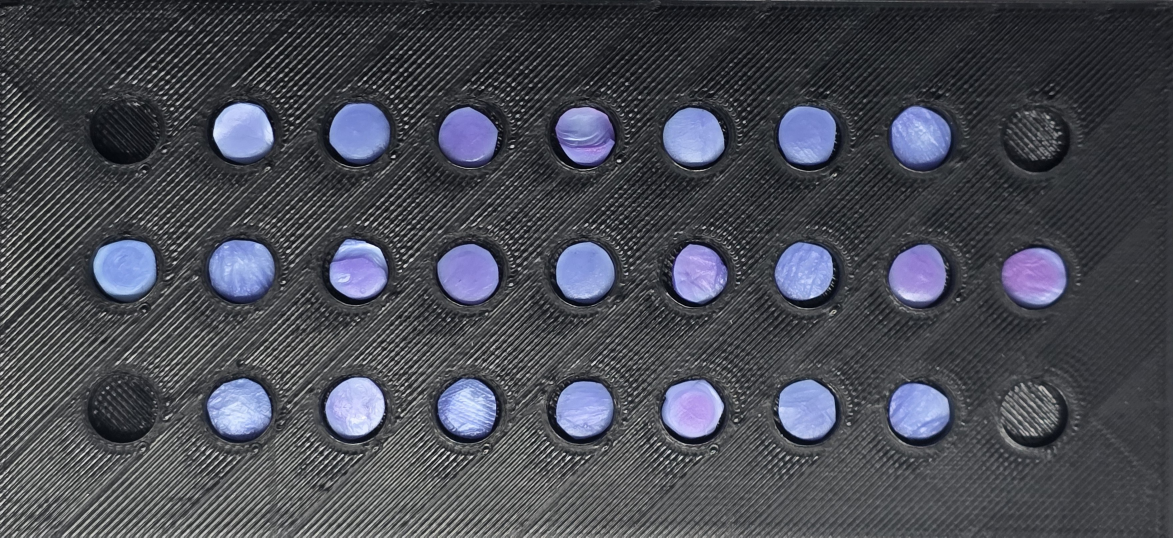
#> input picture samples/0th_min.jpeg, 3519 x 1612 px, found by its file name (shown at 1/3 size); its folder holds 4 pictures in this run
$ python temporal_analysis.py
#> lines starting #> are read from the running program, lines starting #| are printed output that depends on the picture; after the words box and inside, x2 and y2 are one past the last pixel; in counts of white or black regions, pixels touching at a corner belong together
import cv2
import numpy as np
import pandas as pd
import matplotlib.pyplot as plt
from scipy.signal import find_peaks
import os

def analyze_temporal_images(image_prefix="th_min.jpeg", timepoints=[0, 5, 10, 15, 20, 25]):
#> called with image_prefix = 'th_min.jpeg'
    all_data = []

    for t in timepoints:
        image_path = f"/home/ash/Desktop/acads/pcia/samples/{t}{image_prefix}"
        if not os.path.exists(image_path):
            print(f"Warning: Could not find image {image_path}. Skipping.")
            continue

        print(f"Processing timepoint: {t} mins")
        image = cv2.imread(image_path)
#> image is the input picture: shape (1612, 3519, 3); mean B, G, R 83.8, 74.7, 72.6

        image_rgb = cv2.cvtColor(image, cv2.COLOR_BGR2RGB)
        image_lab = cv2.cvtColor(image, cv2.COLOR_BGR2LAB)
#> image_lab: shape (1612, 3519, 3); mean of channels 0, 1, 2 79.1, 129.4, 122.7
        image_hsv = cv2.cvtColor(image, cv2.COLOR_BGR2HSV)
#> image_hsv: shape (1612, 3519, 3); mean H, S, V 107.3, 31.6, 83.9

        gray = cv2.cvtColor(image, cv2.COLOR_BGR2GRAY)
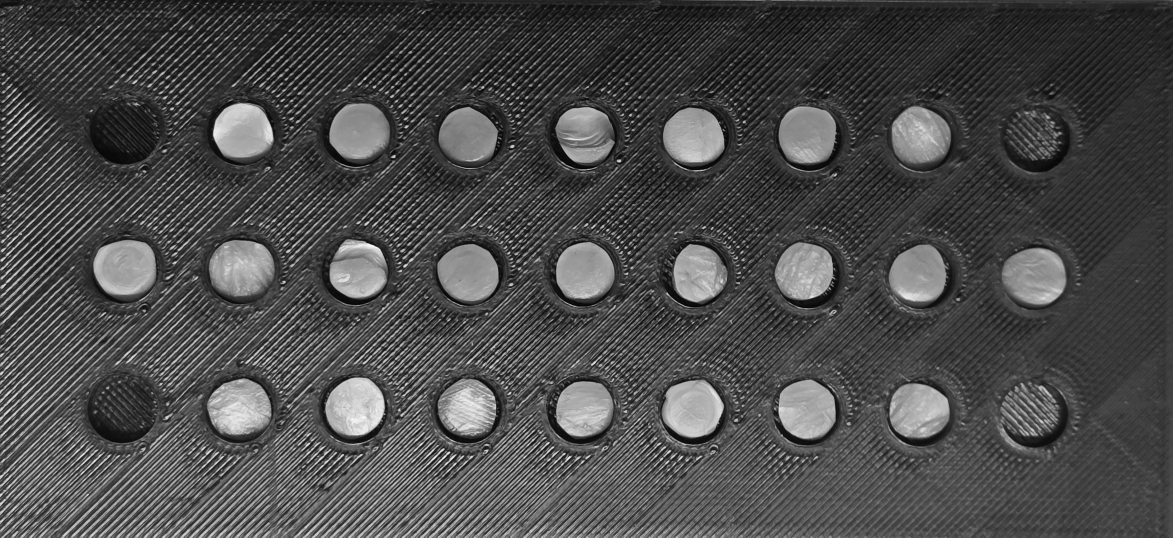
#> gray: shape (1612, 3519) (shown at 1/3 size); min 0, max 253, mean 75
        _, thresh = cv2.threshold(gray, 0, 255, cv2.THRESH_BINARY + cv2.THRESH_OTSU)
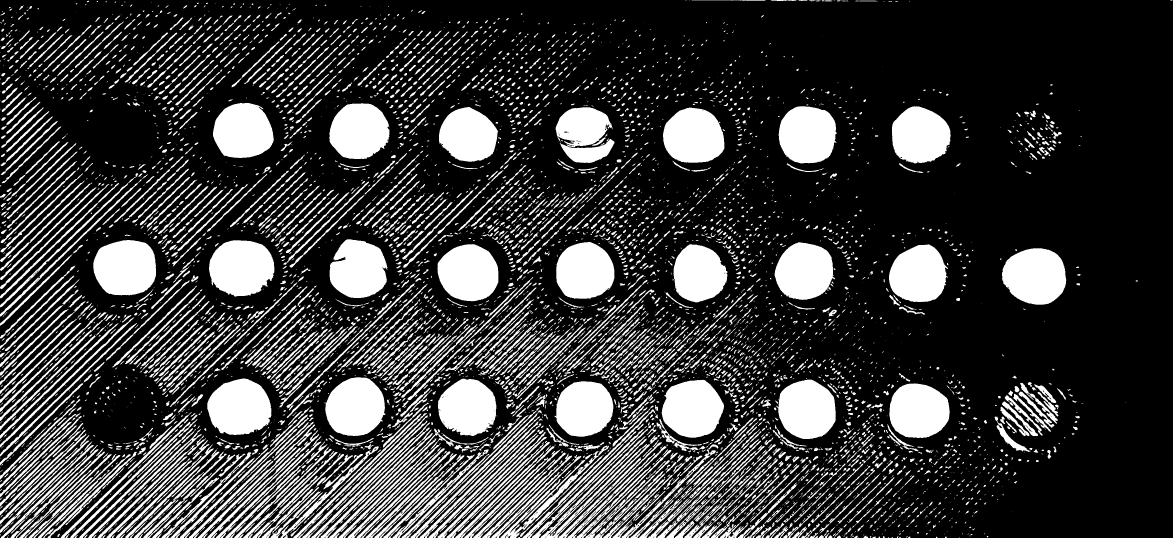
#> thresh: shape (1612, 3519) (shown at 1/3 size); 23.3% white; 6816 white regions (3140 under 20 px), largest, box (x1, y1, x2, y2) and area: (627, 721, 823, 890) 26008, (280, 720, 468, 886) 25725, (3006, 745, 3199, 914) 25589
        kernel = np.ones((5,5),np.uint8)
        thresh = cv2.morphologyEx(thresh, cv2.MORPH_OPEN, kernel)
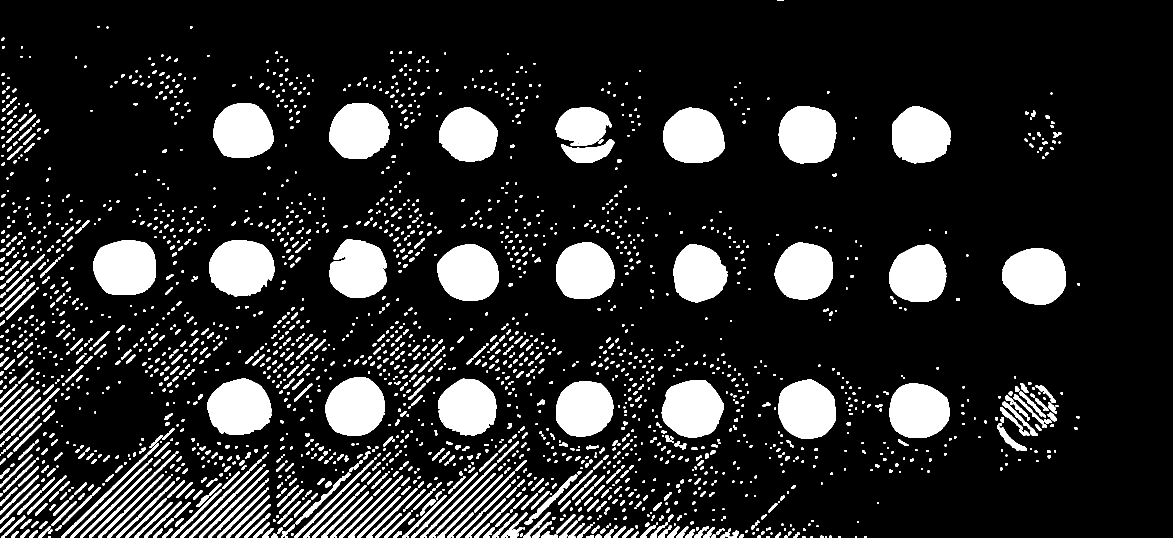
#> thresh: shape (1612, 3519) (shown at 1/3 size); 14.5% white; 2224 white regions (10 under 20 px), largest, box (x1, y1, x2, y2) and area: (627, 721, 823, 889) 25928, (280, 720, 468, 885) 25706, (3006, 745, 3198, 914) 25571

        row_sums = np.sum(thresh, axis=1)
#> row_sums = 1612 values, max 425850 at index 831, min 0 at index 3, mean 129923.8
        col_sums = np.sum(thresh, axis=0)
#> col_sums = 3519 values, max 163455 at index 1073, min 0 at index 2510, mean 59516.1

        row_sums = np.convolve(row_sums, np.ones(20)/20, mode='same')
#> row_sums = 1612 values, max 421617 at index 824, min 0 at index 13, mean 129399.8
        col_sums = np.convolve(col_sums, np.ones(20)/20, mode='same')
#> col_sums = 3519 values, max 157105.5 at index 1077, min 0 at index 2970, mean 59469.2

        y_peaks, y_props = find_peaks(row_sums, distance=50, prominence=row_sums.max()*0.2)
#> y_peaks = [399, 824, 1219, 1602]; y_props = {'prominences': [315639, 405845.2, 312247.5, 106220.2], 'left_bases': [103, 103, 955, 1321], 'right_bases': [538, 955, 1321, 1611]}
        x_peaks, x_props = find_peaks(col_sums, distance=50, prominence=col_sums.max()*0.2)
#> x_peaks = [32, 398, 738, 1077, 1411, 1766, 2094, 2413, 2756, 3072]; x_props = {'prominences': [40940.2, 46193.2, 129540, 134028, 127270.5, 127869.8, 129986.2, 129795, 126773.2, 62666.2], 'left_bases': [0, 272, 272, 272, 1284, 1658, 1942, 2254, 2615, 2975], 'right_bases': [271, 595, 956, 2970, 2970, 2970, 2970, 2970, 2970, 3208]}

        # Heuristic to find the best 3 rows and 9 columns
        if len(y_peaks) >= 3 and len(x_peaks) >= 9:
            if len(y_peaks) > 3:
                idx = np.argsort(y_props['prominences'])[-3:]
#> idx = [2, 0, 1]
                y_peaks = np.sort(y_peaks[idx])
#> y_peaks = [399, 824, 1219]
            if len(x_peaks) > 9:
                idx = np.argsort(x_props['prominences'])[-9:]
#> idx = [1, 9, 8, 4, 5, 2, 7, 6, 3]
                x_peaks = np.sort(x_peaks[idx])
#> x_peaks = [398, 738, 1077, 1411, 1766, 2094, 2413, 2756, 3072]

            radius = 32

            for r_idx, y in enumerate(y_peaks):
                for c_idx, x in enumerate(x_peaks):
                    if 0 < c_idx < 8:
                        mask = np.zeros(gray.shape, dtype=np.uint8)
                        cv2.circle(mask, (x, y), radius, 255, -1)

                        rgb_pixels = image_rgb[mask == 255]
                        lab_pixels = image_lab[mask == 255]
                        hsv_pixels = image_hsv[mask == 255]

                        if len(rgb_pixels) > 0:
                            all_data.append({
                                'Time': t,
                                'Row': r_idx,
                                'Column': c_idx,
                                'R_median': np.median(rgb_pixels[:, 0]),
                                'G_median': np.median(rgb_pixels[:, 1]),
                                'B_median': np.median(rgb_pixels[:, 2]),
                                'L_median': np.median(lab_pixels[:, 0]),
                                'A_median': np.median(lab_pixels[:, 1]),
                                'B_lab_median': np.median(lab_pixels[:, 2]),
                                'H_median': np.median(hsv_pixels[:, 0]),
                                'S_median': np.median(hsv_pixels[:, 1]),
                                'V_median': np.median(hsv_pixels[:, 2])
                            })
#> this loop made 3 passes
#> y on passes 1 to 3: 399, 824, 1219
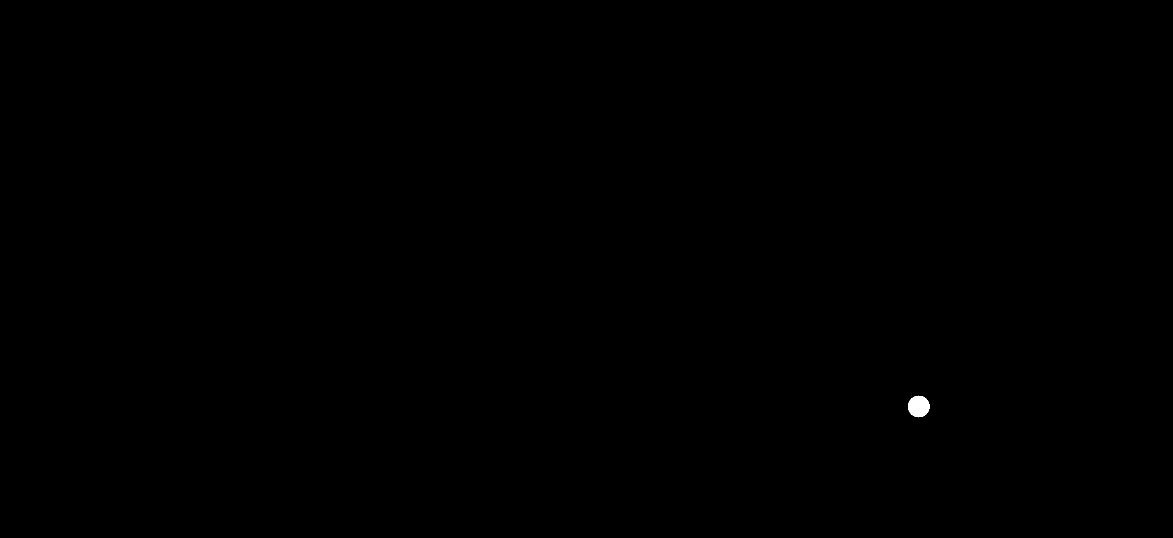
#> mask: shape (1612, 3519) (shown at 1/3 size); 0.06% white; 1 white region, box (x1, y1, x2, y2) and area: (2724, 1187, 2789, 1252) 3209
#> after the loop, all_data = 21 items
#> pass 3 of the loop in analyze_temporal_images, `for t in timepoints:`:
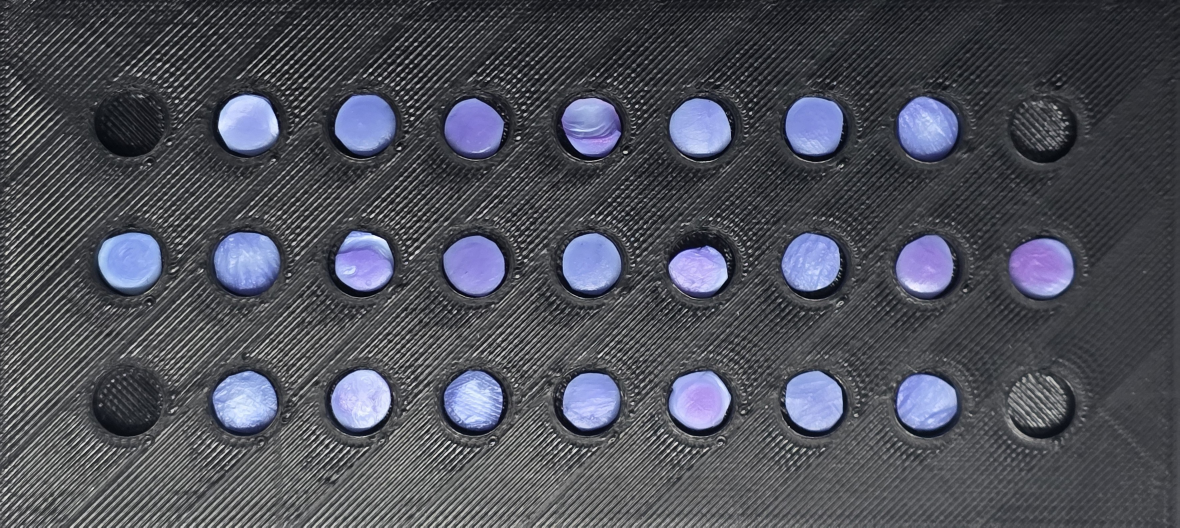
#> input picture samples/10th_min.jpeg, 3538 x 1582 px, found by its file name (shown at 1/3 size)
#> in analyze_temporal_images, image is the input picture: shape (1582, 3538, 3); mean B, G, R 89.4, 79.8, 77.8
#> image_rgb: shape (1582, 3538, 3)
#> image_lab: shape (1582, 3538, 3); mean of channels 0, 1, 2 84.7, 129.6, 122.5
#> image_hsv: shape (1582, 3538, 3); mean H, S, V 106.7, 30.2, 89.5
#> gray: shape (1582, 3538)
#> in analyze_temporal_images, `_, thresh = cv2.threshold(gray, 0, 255, cv2.THRESH_BINARY + cv2.THRESH..`:
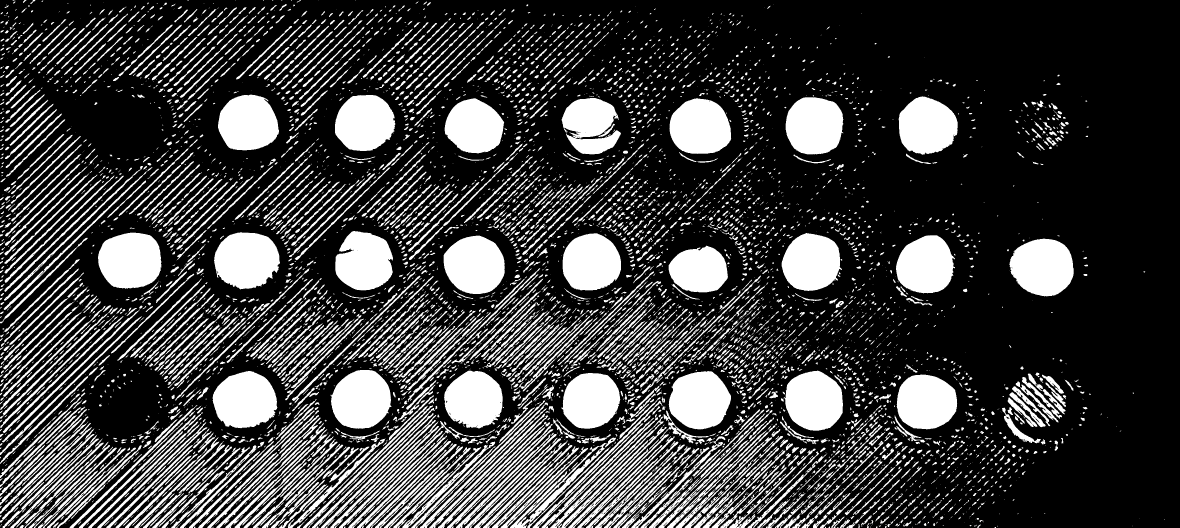
#> thresh: shape (1582, 3538) (shown at 1/3 size); 24.8% white; 6871 white regions (3164 under 20 px), largest, box (x1, y1, x2, y2) and area: (642, 697, 840, 868) 26070, (294, 698, 484, 866) 25977, (3028, 716, 3221, 889) 25828
#> kernel = [[1, 1, 1, 1, 1], [1, 1, 1, 1, 1], [1, 1, 1, 1, 1], [1, 1, 1, 1, 1], [1, 1, 1, 1, 1]]
#> in analyze_temporal_images, `row_sums = np.sum(thresh, axis=1)`: row_sums = 1582 values, max 433500 at index 789, min 0 at index 4, mean 137858.3
#> in analyze_temporal_images, `col_sums = np.sum(thresh, axis=0)`: col_sums = 3538 values, max 166515 at index 1090, min 0 at index 2531, mean 61642.7
#> in analyze_temporal_images, `row_sums = np.convolve(row_sums, np.ones(20)/20, mode='same')`: row_sums = 1582 values, max 426908.2 at index 784, min 0 at index 14, mean 137380.1
#> in analyze_temporal_images, `col_sums = np.convolve(col_sums, np.ones(20)/20, mode='same')`: col_sums = 3538 values, max 160089 at index 1094, min 0 at index 2993, mean 61635.5
#> in analyze_temporal_images, `y_peaks, y_props = find_peaks(row_sums, distance=50, prominence=row_su..`: y_peaks = [373, 784, 1192, 1571]; y_props = {'prominences': [317220, 407209.5, 313140, 116853.8], 'left_bases': [46, 46, 932, 1297], 'right_bases': [517, 932, 1297, 1581]}
#> in analyze_temporal_images, `x_peaks, x_props = find_peaks(col_sums, distance=50, prominence=col_su..`: x_peaks = [29, 416, 755, 1094, 1430, 1786, 2128, 2436, 2771, 3096]; x_props = {'prominences': [57387.8, 48284.2, 128991.8, 154950.8, 125511, 130458, 120895.5, 130496.2, 126709.5, 63992.2], 'left_bases': [0, 286, 0, 0, 1316, 1678, 1963, 2289, 2626, 2997], 'right_bases': [286, 623, 841, 2993, 2993, 2993, 2993, 2993, 2993, 3231]}
#> in analyze_temporal_images, `idx = np.argsort(y_props['prominences'])[-3:]`: idx = [2, 0, 1]
#> in analyze_temporal_images, `y_peaks = np.sort(y_peaks[idx])`: y_peaks = [373, 784, 1192]
#> in analyze_temporal_images, `idx = np.argsort(x_props['prominences'])[-9:]`: idx = [0, 9, 6, 4, 8, 2, 5, 7, 3]
#> in analyze_temporal_images, `x_peaks = np.sort(x_peaks[idx])`: x_peaks = [29, 755, 1094, 1430, 1786, 2128, 2436, 2771, 3096]
#> the loop in analyze_temporal_images, `for r_idx, y in enumerate(y_peaks):` made 3 passes
#> y on passes 1 to 3: 373, 784, 1192
#> after the loop in analyze_temporal_images, `for r_idx, y in enumerate(y_peaks):`:
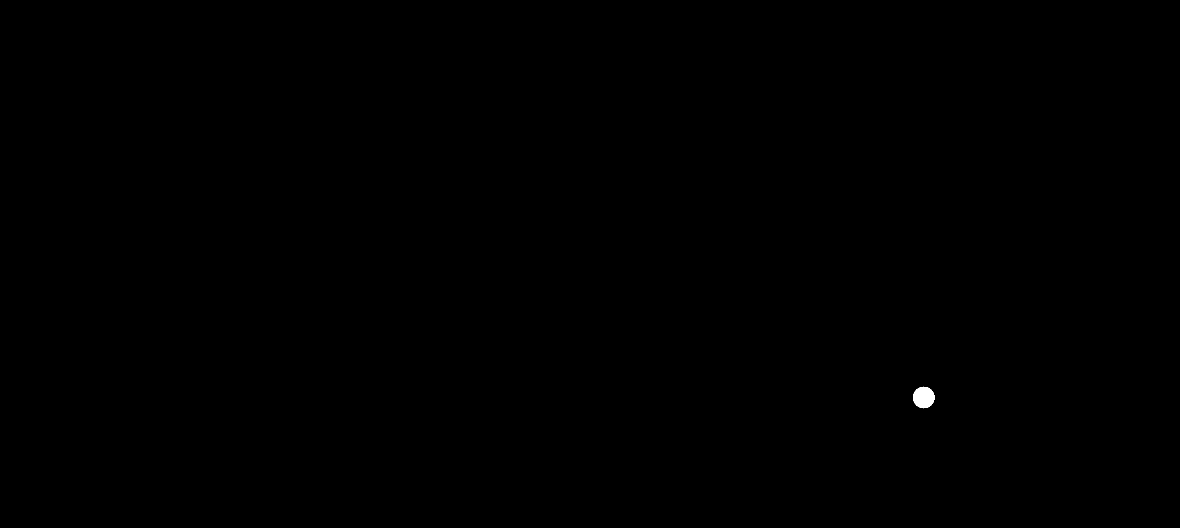
#> mask: shape (1582, 3538) (shown at 1/3 size); 0.06% white; 1 white region, box (x1, y1, x2, y2) and area: (2739, 1160, 2804, 1225) 3209
#> after the loop in analyze_temporal_images, `for r_idx, y in enumerate(y_peaks):`: all_data = 42 items
#> the loop made 6 passes; the first 3 are shown
        else:
            print(f"Error: Grid tracking failed for {image_path}")

    # Aggregate by timepoint and column
    df = pd.DataFrame(all_data)
    if df.empty:
        print("No data extracted.")
        return

    # Averages across rows for each column at each timepoint
    grouped_df = df.groupby(['Time', 'Column']).mean().reset_index()

    # Plot temporal trends per column
    fig, axes = plt.subplots(3, 3, figsize=(15, 12), sharex=True)
    fig.suptitle('Temporal Colorimetric Trajectories by Column', fontsize=16)

    columns_to_plot = sorted(grouped_df['Column'].unique())
    colors = plt.cm.viridis(np.linspace(0, 1, len(columns_to_plot)))

    # Store standard labels
    channels = [
        ('R_median', 'Red Intensity', axes[0, 0]),
        ('G_median', 'Green Intensity', axes[0, 1]),
        ('B_median', 'Blue Intensity', axes[0, 2]),
        ('L_median', 'L* (Lightness)', axes[1, 0]),
        ('A_median', 'a* (Green-Red)', axes[1, 1]),
        ('B_lab_median', 'b* (Blue-Yellow)', axes[1, 2]),
        ('H_median', 'Hue', axes[2, 0]),
        ('S_median', 'Saturation', axes[2, 1]),
        ('V_median', 'Value', axes[2, 2])
    ]

    for col, color in zip(columns_to_plot, colors):
        col_data = grouped_df[grouped_df['Column'] == col]

        for feature, title, ax in channels:
            ax.plot(col_data['Time'], col_data[feature], marker='o', color=color, label=f'Col {col}')
            ax.set_title(title)
            ax.grid(True, alpha=0.3)

            # Subplot aesthetic cleanup
            if ax in [axes[2, 0], axes[2, 1], axes[2, 2]]:
                ax.set_xlabel('Time (mins)')

    # Add legend to the last plot cleanly
    handles, labels = axes[0,0].get_legend_handles_labels()
    fig.legend(handles, labels, loc='lower right', bbox_to_anchor=(0.95, 0.05), ncol=7)

    plt.tight_layout(rect=[0, 0.08, 1, 0.96]) # Leave room for suptitle and legend
    output_plot_path = '/home/ash/Desktop/acads/pcia/temporal_color_trends.png'
    plt.savefig(output_plot_path)
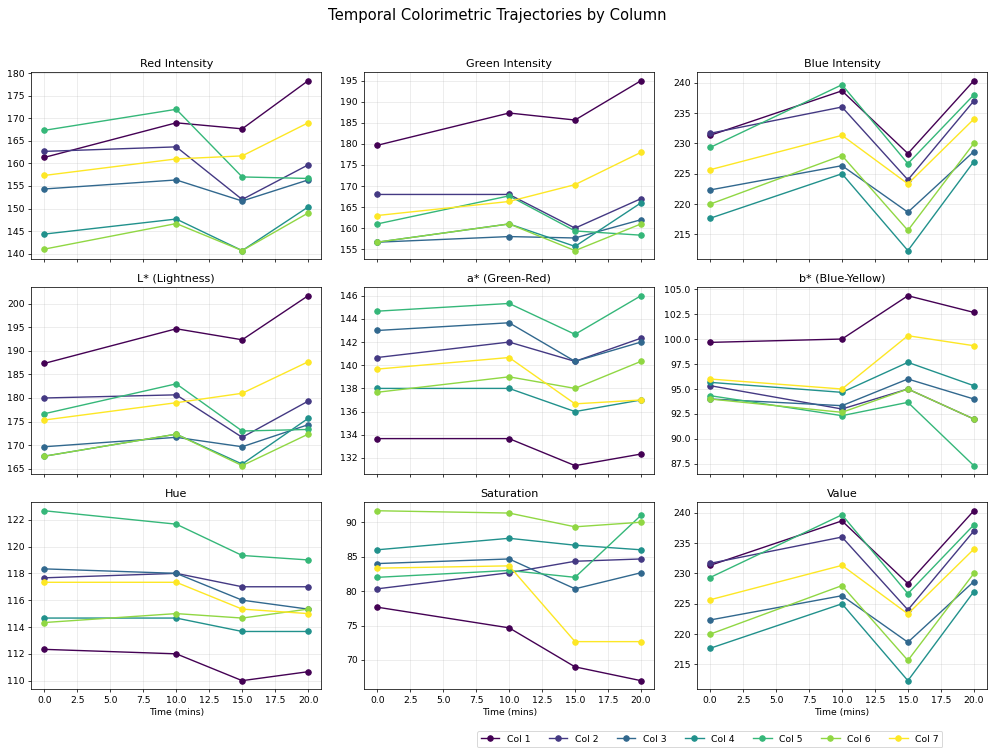
#> figure drawn by matplotlib, 9 panels
    print(f"Saved temporal trends to {output_plot_path}")

    # Optionally dump to CSV
#> (the run stopped early here; a loop or call above may not have finished)
